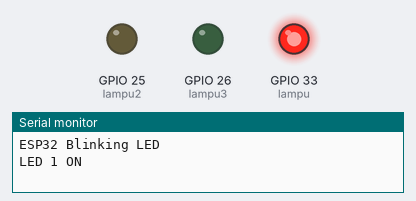
Recording of a program running on a simulated ESP32. On the bench: output pins drawn as LEDs (lit = HIGH), the last lines printed to the serial monitor.

Above: at 1.5 s.
At 3.5 s:
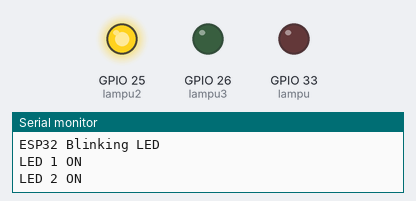
At 5.5 s:
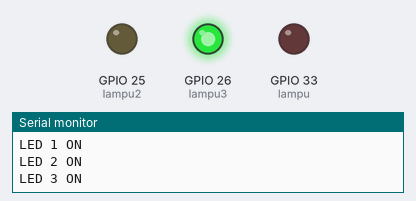
Timing chart, 0 to 9.1 s (numbered marks = the images above):
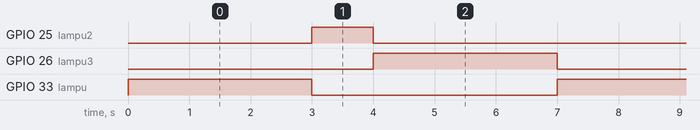

Measured:
- by itself, GPIO 25 (lampu2): alternates HIGH for 1.0 s and LOW for 6.0 s
- by itself, GPIO 26 (lampu3), GPIO 33 (lampu): alternates HIGH for 3.0 s and LOW for 4.0 s
- by itself, everything shown: repeats every 7.0 s, in 3 steps

The program:

main.cpp
```cpp
#include <Arduino.h>
int lampu = 33;
int lampu2 = 25;
int lampu3 = 26;


void setup() {
    Serial.begin(115200);
    Serial.println("ESP32 Blinking LED");

    pinMode(lampu, OUTPUT);
    pinMode(lampu2, OUTPUT);
    pinMode(lampu3, OUTPUT);
}

void loop() {

    digitalWrite(lampu, HIGH);
    digitalWrite(lampu2, LOW);
    digitalWrite(lampu3, LOW);
    Serial.println("LED 1 ON");
    delay(3000);

    digitalWrite(lampu, LOW);
    digitalWrite(lampu2, HIGH);
    digitalWrite(lampu3, LOW);
    Serial.println("LED 2 ON");
    delay(1000);

    digitalWrite(lampu, LOW);
    digitalWrite(lampu2, LOW);
    digitalWrite(lampu3, HIGH);
    Serial.println("LED 3 ON");
    delay(3000);
}
```
